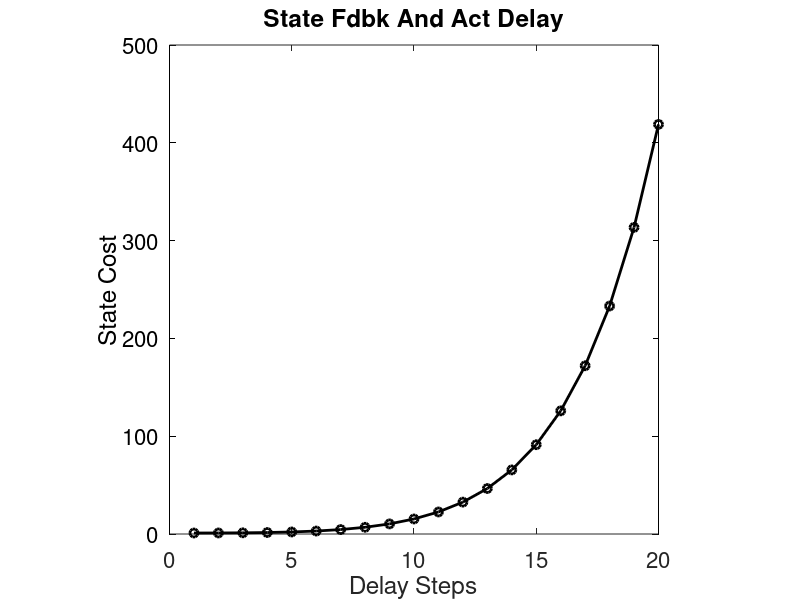

Source code (MATLAB):
%% Code to play with IFPs, Instability, and Delays
%% Initialize parameters
n=1; % Number of states (may encounter stability issues for n > 2)
% Initialize state matrices and useful placeholders
dummyI=eye(n);
% Check delays up to this many steps
maxDelay = 20;
aScalarStability=1.1;

% Choose one of these:
problemDef = 'State Fdbk And Act Delay';
% problemDef = 'Full Ctrl And Sense Delay';

%% Sweep through different delays
zeroRows = zeros(n,(maxDelay-2)*n);
if isempty(zeroRows); zeroRows = []; end
allCost = zeros(1,maxDelay);
for delInd = 1:maxDelay
    % Build A-hat
    aStack = [];
    for stackInd = 1:maxDelay
        aStack = blkdiag(aStack,dummyI);
    end
    Ahat = zeros(n*(maxDelay+1));
    Ahat(1:n,1:n) = aScalarStability;
    Ahat(1:(end-n),n+1:end) = aStack;
    % Build B or C, depending on case
    bcStack = [];
    for stackInd = 1:maxDelay
        if stackInd == delInd
            isActive = 1;
        else
            isActive = 0;
        end
        bcStack = blkdiag(bcStack,dummyI*isActive);
    end
    BC = [zeros(n,n*maxDelay);bcStack];
    
    % State Costs / State Disturbance (IFP States are Free/Perfect)
    QW=blkdiag(dummyI,bcStack*0); 
    % Control Costs / Estimator Noise (IFP States are Free/Perfect)
    RN=eps*eye(size(QW)-n);
    % Solve a Riccati equation to get K
    K = dlqr(Ahat,BC,QW,RN);

    switch problemDef
        case 'State Fdbk And Act Delay'
            B = BC;
            C = eye(size(Ahat,1));
            Acl = Ahat-B*K*C;
        case 'Full Ctrl And Sense Delay'
            B= eye(size(Ahat,1));
            Ahat = Ahat';
            C = BC';
            K = K';
            Acl = (Ahat-B*K*C)';
        otherwise
            error
    end

    J = dlyap(Acl,QW);
    
    allCost(delInd) = ones(1,size(Ahat,1))*J*ones(size(Ahat,1),1);
end

%% Make summary figure
figure('Position',[315   279   685   519]);

plot(1:maxDelay, allCost,'ko-','LineWidth',2)
hold on
set(gca,'Ycolor','k')


ylabel('State Cost')
xlabel('Delay Steps')
title(problemDef)

set(gca,'FontSize',16)
axis square

